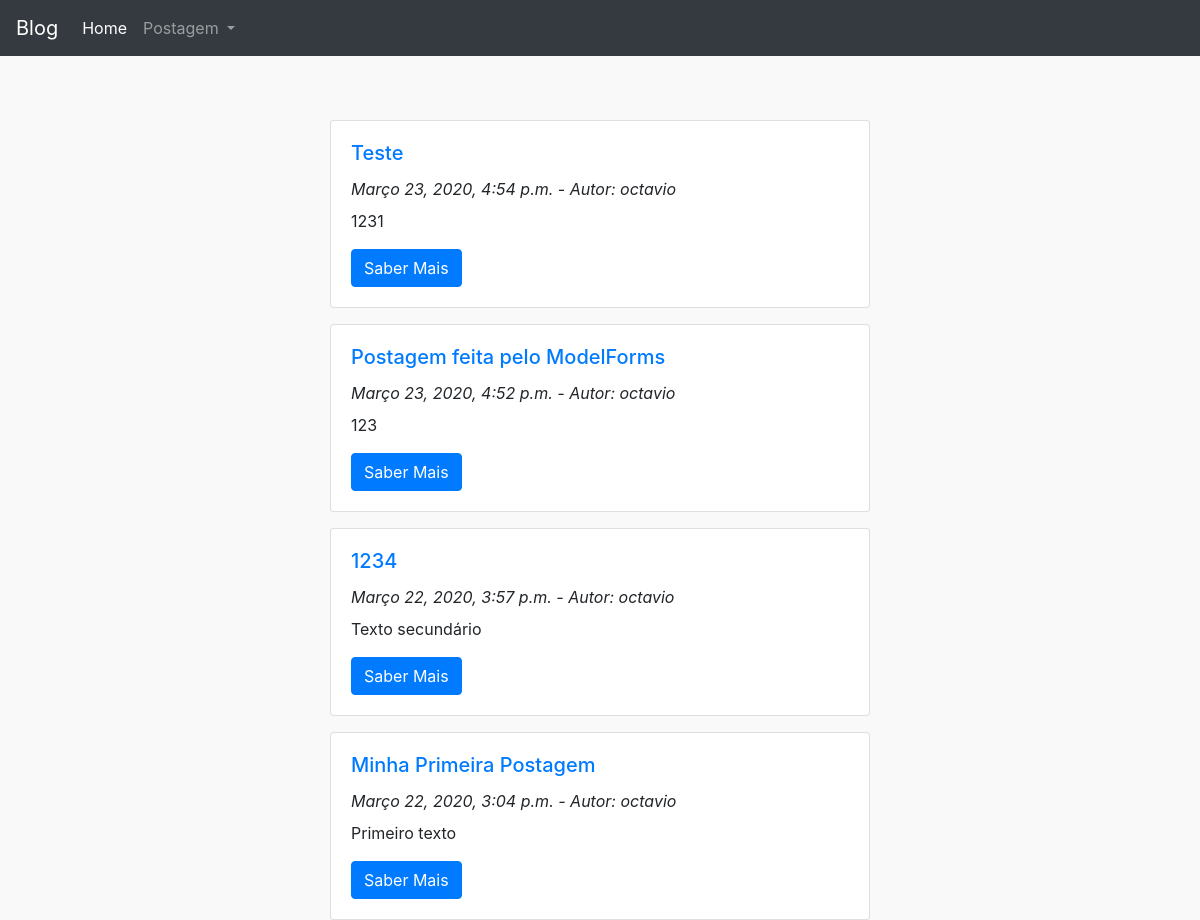
The page / on the database its author committed.
### blog/models.py (models this page shows, shortened)
class Postagem(models.Model):
	titulo = models.CharField(max_length=200)
	texto = models.TextField()
	autor = models.ForeignKey(settings.AUTH_USER_MODEL, on_delete=models.CASCADE)
	data_criacao = models.DateTimeField(default=timezone.now)
	data_publicacao = models.DateTimeField(blank=True, null=True)

### blog/views.py (the view)
# urls.py: path('', views.home, name="home"),
def home(request):
	postagens = Postagem.objects.all().order_by("-data_criacao")
	return render(request, 'home.html', {'postagens':postagens})

### blog/templates/home.html
{% extends 'base.html' %}
{% block content %}
  	<div class="container shadow">
	  	<div class="row">
	  		<div class="col-3"></div>
	  		<div class="col-12 col-md-6 mt-5">
	  			{% for postagem in postagens %}
				 <div class="card bg-white rounded mt-3" >
					  <div class="card-body">
					    <h5 class="card-title"><a href="{% url 'edicao_postagem' pk=postagem.pk %}">{{ postagem.titulo }}</a></h5>
					    <i>{{postagem.data_criacao}} - Autor: {{postagem.autor.username}}</i>
					    <p class="card-text mt-2">{{ postagem.texto }}</p>
					    <a href="{% url 'detalhe_post' pk=postagem.pk %}" class="btn btn-primary">Saber Mais</a>
					  </div>
				 </div>
				 {% endfor %}
		    </div>
			<div class="col-3"></div>
		</div>
  	</div>
{%endblock%}

### blog/templates/base.html (shortened to what this page needs)
<!doctype html>
<html lang="pt-br">
  <head>
    <link rel="stylesheet" href="https://maxcdn.bootstrapcdn.com/bootstrap/4.0.0/css/bootstrap.min.css">
    <link rel="stylesheet" href="https://stackpath.bootstrapcdn.com/font-awesome/4.7.0/css/font-awesome.min.css">
  </head>
  <body style="background-color: #f9f9f9;">
  	<nav class="navbar navbar-expand-lg navbar-dark bg-dark">
  <a class="navbar-brand" href="#">Blog</a>
  <div class="collapse navbar-collapse" id="navbarSupportedContent">
    <ul class="navbar-nav mr-auto">
      <li class="nav-item active">
        <a class="nav-link" href="/">Home</span></a>
      </li>
  		<li class="nav-item dropdown">
        <a class="nav-link dropdown-toggle" href="#" id="navbarDropdown" role="button" data-toggle="dropdown" aria-haspopup="true" aria-expanded="false">
          Postagem
        </a>
      </li>
    </ul>
  </div>
</nav>
  	{% block content %}
  	{% endblock%}
  </body>
</html>

### rows shown on the page
Postagem: titulo "Teste", data_criacao "Março 23, 2020, 4:54 p.m.", autor.username "octavio", texto "1231"
Postagem: titulo "Postagem feita pelo ModelForms", data_criacao "Março 23, 2020, 4:52 p.m.", autor.username "octavio", texto "123"
Postagem: titulo "1234", data_criacao "Março 22, 2020, 3:57 p.m.", autor.username "octavio", texto "Texto secundário"
Postagem: titulo "Minha Primeira Postagem", data_criacao "Março 22, 2020, 3:04 p.m.", autor.username "octavio", texto "Primeiro texto"
